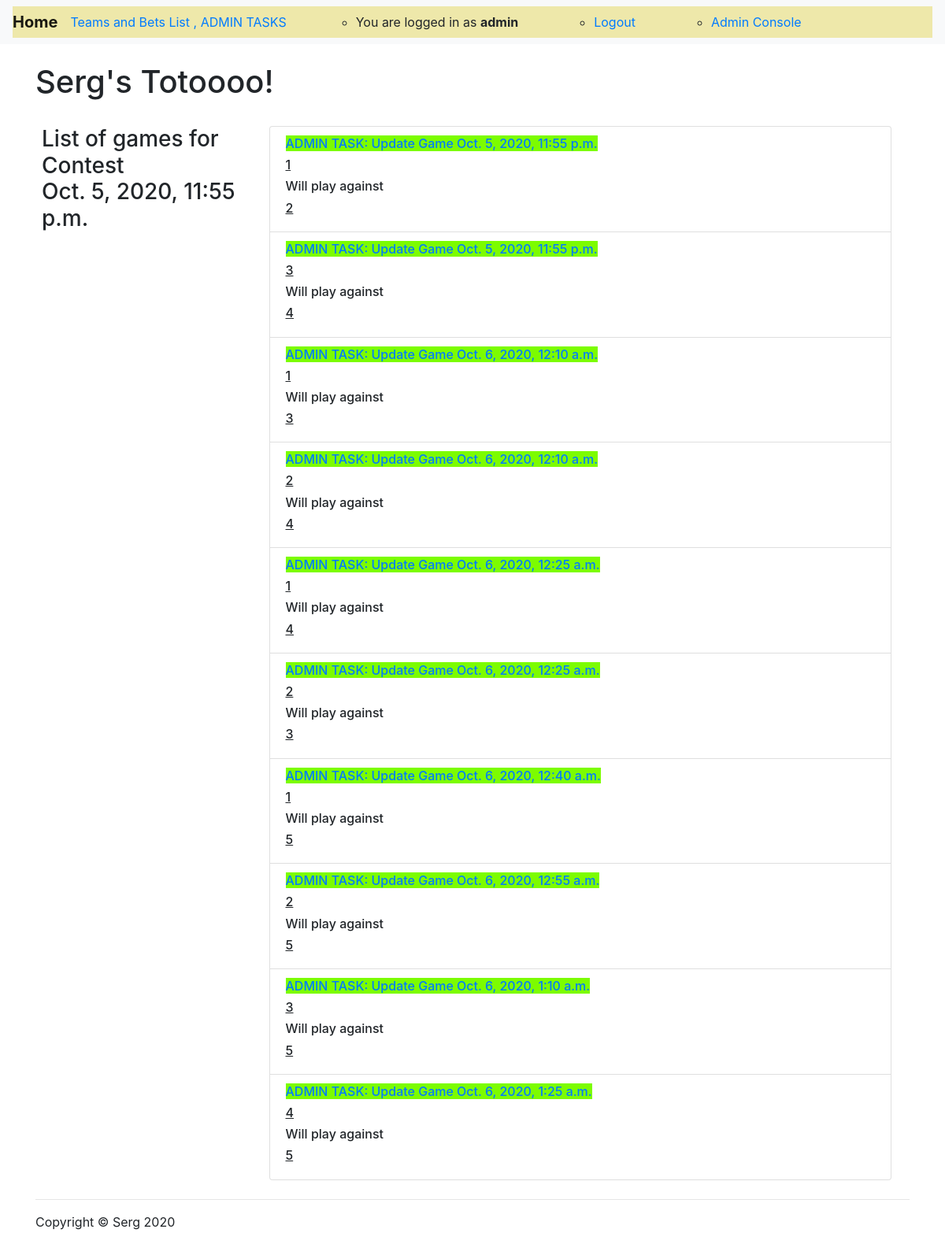
The page /contestgames/2nsh00b6mhl0tal9z46zd1z1eofagdjq/ (signed in) on the database its author committed.
### sergtoto/models.py (models this page shows, shortened)
class MyUser(AbstractBaseUser):
    username = models.CharField(verbose_name='username', max_length=100, unique=True, )
    email = models.EmailField()
    is_active = models.BooleanField(default=True)
    is_admin = models.BooleanField(default=False)
    is_employee = models.BooleanField(default=False)
    objects = MyUserManager()
    USERNAME_FIELD = 'username'
    REQUIRED_FIELDS = ['email']

class Contest(models.Model):
    contest_start_date = models.DateTimeField(blank=True)
    contest_started = models.BooleanField(default=False)
    contest_completed = models.BooleanField(default=False)
    slug = models.SlugField(max_length=32, unique=True, editable=True)
    game_length = models.IntegerField(default=10)
    pause_length = models.IntegerField(default=5)
    max_teams = models.IntegerField(default=20)
    games_sheduled = models.BooleanField(default=False)

class Game(models.Model):
    contest = models.ForeignKey(Contest, on_delete=models.CASCADE)
    team_a = models.ForeignKey(Team, related_name='name_a', on_delete=models.CASCADE)
    team_b = models.ForeignKey(Team, related_name='name_b', on_delete=models.CASCADE)
    score_team_a = models.IntegerField(default=0)
    score_team_b = models.IntegerField(default=0)
    game_is_started = models.BooleanField(default=False)
    game_is_played = models.BooleanField(default=False)
    slug = models.SlugField(max_length=32, unique=True, editable=True)
    game_date_time = models.DateTimeField(default=timezone.now(), blank=False)

class Team(models.Model):
    name = models.CharField(verbose_name='team_name', max_length=30, unique=True, )
    description = models.TextField()
    added_by = models.ForeignKey(MyUser, on_delete=models.CASCADE)
    slug = models.SlugField(blank=True)
    selected_for_contest = models.BooleanField(default=False, blank=True)
    def __str__(self):
        return self.name

### sergtoto/views.py (the view)
# urls.py: path('contestgames/<str:slug>/', contest_games_view, name='contest_games'),
def contest_games_view(request, slug):
    contest = Contest.objects.get(slug=slug)
    games = Game.objects.filter(contest=contest.id)
    complete_games = games.filter(game_is_played=True)
    context = {
        'contest': contest,
        'games': games,
    }
    return render(request, 'contest_games.html', context)

### sergtoto/templates/contest_games.html (shortened to what this page needs)
{% extends 'base.html' %}
{% load static %}
{% load crispy_forms_tags %}
{% block content %}
    {% if user.is_authenticated %}
        <h1 class="my-4">Serg's Totoooo!</h1>
        <div class="container d-flex p-2">
        <div class="col-lg-3">
            <div class="list-group">
                <div class="row">
                    <h3>List of games for Contest <br> {{ contest.contest_start_date }}</h3>
                </div>
            </div>
        </div>
        <div class="col-lg-9">
            {% for game in  games %}
                    <div class="list-group-item">
                        <div class="list-group-horizontal">
                            {% if game.game_is_played %}
                                <h6> Game is played on {{ game.contest.contest_start_date }}
                                    at {{ game.game_date_time }}
                                    With a score
                                    <b><u>{{ game.score_team_a }} : {{ game.score_team_b }}</u></b></h6>
                                <h6>
                                    <u>{% if game.score_team_a > game.score_team_b %}<b>{% endif %}
                                        {{ game.team_a }} {{ game.score_team_a }}</b>
                                        <b> :</b>
                                        {% if game.score_team_b == game.score_team_a %} {% endif %}
                                        {% if game.score_team_b > game.score_team_a %}<b>{% endif %}
                                        {{ game.score_team_b }} {{ game.team_b }}</u></b>
                                    <a href="{% url 'bets_winners' game.slug %}" class="list-group-item" method="post"
                                       style="background-color: #d4edda">
                                        See winning bets</a>
                                </h6>
                            {% elif game.game_is_started is not True %}
                                <h6>
                                    {% if user.is_admin %}
                                    <a href="{% url 'update_game' game.slug %}" style="background-color: lawngreen">
                                        ADMIN TASK: Update Game
                                        {{ game.game_date_time }}</a>
                                {% endif %}
                                    <br>
                                </h6>
                                <h6>
                                    <u>{{ game.team_a }}</u>
                                </h6>
                                <h6>
                                    Will play against
                                </h6>
                                <h6>
                                    <u>{{ game.team_b }}</u>
                                </h6>
                            {% endif %}
                        </div>
                    </div>
                {% endfor %}
        </div>
        </div>
    {% endif %}
{% endblock content %}

### sergtoto/templates/base.html (shortened to what this page needs)
{% load static %}
<!DOCTYPE html>
<html lang="en">
<head>
    <link rel="stylesheet" href="https://stackpath.bootstrapcdn.com/bootstrap/4.2.1/css/bootstrap.min.css"
>
    <link href="https://stackpath.bootstrapcdn.com/font-awesome/4.7.0/css/font-awesome.min.css" rel="stylesheet"
>
    <link rel="stylesheet"
          href="https://cdnjs.cloudflare.com/ajax/libs/tempusdominus-bootstrap-4/5.1.2/css/tempusdominus-bootstrap-4.min.css"
/>
</head>
<body>
<nav class="navbar navbar-expand-lg navbar-light bg-light">
    <div class="collapse navbar-collapse" style="background-color:palegoldenrod;">
        <div class="navbar-header">
            <a class="navbar-brand" href="/"><strong>Home</strong></a>
        </div>
        {% if user.is_authenticated %}
            <div class="caret collapse navbar-collapse">
            <ul class="nav navbar-nav">
                <li>
                    <div class="dropdown">
                        <a href="#" data-toggle="dropdown" role="button">
                            Teams and Bets List
                            {% if user.is_admin %}
                                , ADMIN TASKS
                            {% endif %}
                        </a>
                    </div>
                </li>
                <ul class="form-inline my-2 my-lg-0 m-auto">
                    <li class="ml-xl-5 mr-xl-5"><a>You are logged in as <strong> {{ user.username }}</strong></a></li>
                    <li class="ml-xl-5 mr-xl-5"><a href="{% url 'logout' %}">Logout</a></li>
                    {% if user.is_admin %}
                        <li class="ml-xl-5"><a href="{% url 'admin:index' %}">Admin Console</a></li>
                    {% endif %}
                </ul>
            </ul>
        {% endif %}
        </div>
    </div>
</nav>
<div class="container">
    {% block content %}
    {% endblock content %}
</div>
<div class="container">
    <hr>
    <footer>
        <div class="row">
            <div class="col-lg-12">
                <p>Copyright &copy; Serg 2020</p>
            </div>
        </div>
    </footer>
</div>
</body>
</html>

### rows shown on the page
MyUser: username "admin"
Contest: contest_start_date "Oct. 5, 2020, 11:55 p.m."
Game: game_date_time "Oct. 5, 2020, 11:55 p.m.", team_a "1", team_b "2"
Game: game_date_time "Oct. 5, 2020, 11:55 p.m.", team_a "3", team_b "4"
Game: game_date_time "Oct. 6, 2020, 12:10 a.m.", team_a "1", team_b "3"
Game: game_date_time "Oct. 6, 2020, 12:10 a.m.", team_a "2", team_b "4"
Game: game_date_time "Oct. 6, 2020, 12:25 a.m.", team_a "1", team_b "4"
Game: game_date_time "Oct. 6, 2020, 12:25 a.m.", team_a "2", team_b "3"
Game: game_date_time "Oct. 6, 2020, 12:40 a.m.", team_a "1", team_b "5"
Game: game_date_time "Oct. 6, 2020, 12:55 a.m.", team_a "2", team_b "5"
Game: game_date_time "Oct. 6, 2020, 1:10 a.m.", team_a "3", team_b "5"
Game: game_date_time "Oct. 6, 2020, 1:25 a.m.", team_a "4", team_b "5"
